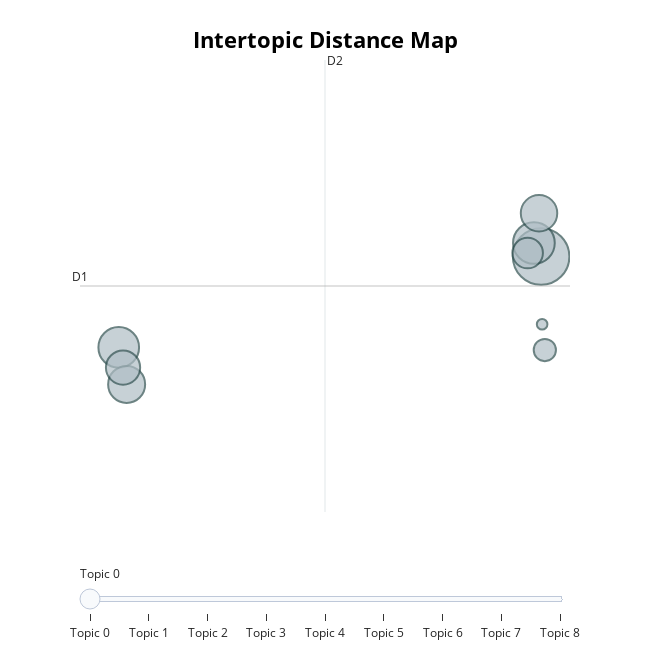

Notebook code cell kept with this figure:
### Code cell
topic_model.visualize_topics()

### Figure 1 — Plotly figure (JSON) as saved in the notebook; plotly's stock layout.template omitted (floating-point values rounded to 4 significant figures)
{"data": [{"customdata": [[0, "earnings | income | increase | revenue | segment", 8703], [1, "customers | customer | businesses | sales | ameriprise", 4731], [2, "call | pierre | bill | turn | pleasure", 4493], [3, "statements | future | risks | uncertainties | factors", 3723], [4, "revenues | sales | revenue | increase | growth", 3613], [5, "strategy | strategic | progress | plan | growth", 3189], [6, "expenses | expense | costs | cost | spending", 2535], [7, "sapacitabine | inhibitors | inhibitor | cancers | seliciclib", 1344], [8, "crops | quarter | soybean | fmc | march", 306]], "hovertemplate": "<b>Topic %{customdata[0]}</b><br>%{customdata[1]}<br>Size: %{customdata[2]}", "legendgroup": "", "marker": {"color": "#B0BEC5", "line": {"color": "DarkSlateGrey", "width": 2}, "size": [8703, 4731, 4493, 3723, 3613, 3189, 2535, 1344, 306], "sizemode": "area", "sizeref": 5.439, "symbol": "circle"}, "mode": "markers", "name": "", "orientation": "v", "showlegend": false, "type": "scatter", "x": [13.5, 12.91, -21.25, -20.6, 13.33, -20.89, 12.4, 13.81, 13.59], "xaxis": "x", "y": [17.2, 17.44, 15.6, 14.95, 17.96, 15.25, 17.26, 15.56, 16.01], "yaxis": "y"}], "layout": {"annotations": [{"showarrow": false, "text": "D1", "x": -24.43, "y": 16.68, "yshift": 10}, {"showarrow": false, "text": "D2", "x": -4.278, "xshift": 10, "y": 20.65}], "height": 650, "hoverlabel": {"bgcolor": "white", "font": {"family": "Rockwell", "size": 16}}, "legend": {"itemsizing": "constant", "tracegroupgap": 0}, "margin": {"t": 60}, "shapes": [{"line": {"color": "#CFD8DC", "width": 2}, "type": "line", "x0": -4.278, "x1": -4.278, "y0": 12.71, "y1": 20.65}, {"line": {"color": "#9E9E9E", "width": 2}, "type": "line", "x0": -24.43, "x1": 15.88, "y0": 16.68, "y1": 16.68}], "sliders": [{"active": 0, "pad": {"t": 50}, "steps": [{"args": [{"marker.color": [["red", "#B0BEC5", "#B0BEC5", "#B0BEC5", "#B0BEC5", "#B0BEC5", "#B0BEC5", "#B0BEC5", "#B0BEC5"]]}], "label": "Topic 0", "method": "update"}, {"args": [{"marker.color": [["#B0BEC5", "red", "#B0BEC5", "#B0BEC5", "#B0BEC5", "#B0BEC5", "#B0BEC5", "#B0BEC5", "#B0BEC5"]]}], "label": "Topic 1", "method": "update"}, {"args": [{"marker.color": [["#B0BEC5", "#B0BEC5", "red", "#B0BEC5", "#B0BEC5", "#B0BEC5", "#B0BEC5", "#B0BEC5", "#B0BEC5"]]}], "label": "Topic 2", "method": "update"}, {"args": [{"marker.color": [["#B0BEC5", "#B0BEC5", "#B0BEC5", "red", "#B0BEC5", "#B0BEC5", "#B0BEC5", "#B0BEC5", "#B0BEC5"]]}], "label": "Topic 3", "method": "update"}, {"args": [{"marker.color": [["#B0BEC5", "#B0BEC5", "#B0BEC5", "#B0BEC5", "red", "#B0BEC5", "#B0BEC5", "#B0BEC5", "#B0BEC5"]]}], "label": "Topic 4", "method": "update"}, {"args": [{"marker.color": [["#B0BEC5", "#B0BEC5", "#B0BEC5", "#B0BEC5", "#B0BEC5", "red", "#B0BEC5", "#B0BEC5", "#B0BEC5"]]}], "label": "Topic 5", "method": "update"}, {"args": [{"marker.color": [["#B0BEC5", "#B0BEC5", "#B0BEC5", "#B0BEC5", "#B0BEC5", "#B0BEC5", "red", "#B0BEC5", "#B0BEC5"]]}], "label": "Topic 6", "method": "update"}, {"args": [{"marker.color": [["#B0BEC5", "#B0BEC5", "#B0BEC5", "#B0BEC5", "#B0BEC5", "#B0BEC5", "#B0BEC5", "red", "#B0BEC5"]]}], "label": "Topic 7", "method": "update"}, {"args": [{"marker.color": [["#B0BEC5", "#B0BEC5", "#B0BEC5", "#B0BEC5", "#B0BEC5", "#B0BEC5", "#B0BEC5", "#B0BEC5", "red"]]}], "label": "Topic 8", "method": "update"}]}], "title": {"font": {"color": "Black", "size": 22}, "text": "<b>Intertopic Distance Map</b>", "x": 0.5, "xanchor": "center", "y": 0.95, "yanchor": "top"}, "width": 650, "xaxis": {"anchor": "y", "domain": [0, 1], "range": [-24.43, 15.88], "title": {"text": ""}, "visible": false}, "yaxis": {"anchor": "x", "domain": [0, 1], "range": [12.71, 20.65], "title": {"text": ""}, "visible": false}}}
